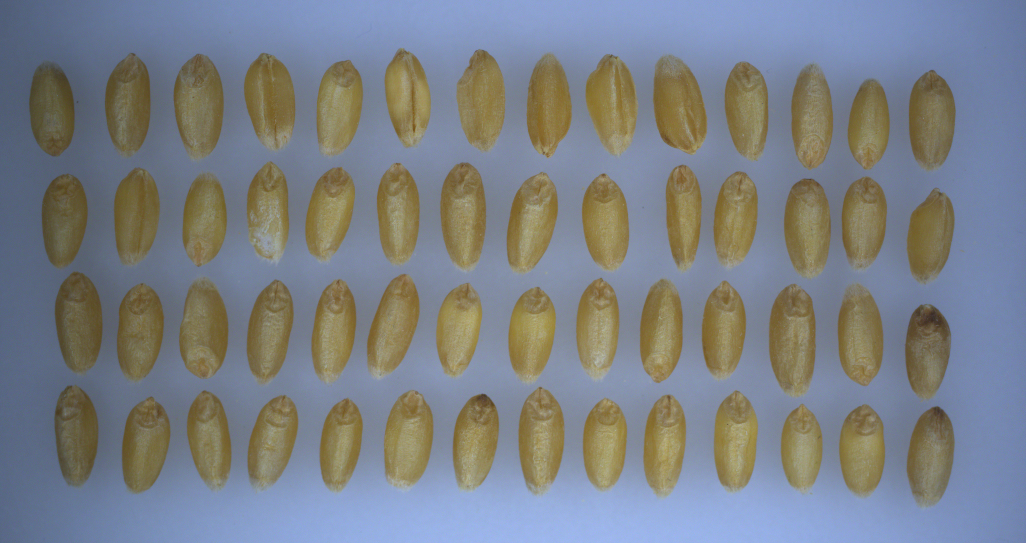
#> input picture image processing codes/KODLAR9_Esikleme_Threshold/KODLAR9_Esikleme_Threshold/Resim2_Coklu_Bugday.png, 1026 x 543 px
$ python K9_3_RESIM_RENKLI_Esikleme_Threshold_BINARY_vers2.py
#> lines starting #> are read from the running program, lines starting #| are printed output that depends on the picture; after the words box and inside, x2 and y2 are one past the last pixel; in counts of white or black regions, pixels touching at a corner belong together
# -*- coding: utf-8 -*-
"""
Created on Tue Mar 26 02:40:05 2024

@author: muozi
"""
import cv2
import numpy as np
import matplotlib.pyplot as plt

# Renkli görüntüyü oku
img = cv2.imread('Resim2_Coklu_Bugday.png')
#> img is the input picture: shape (543, 1026, 3); mean B, G, R 134.1, 128.1, 123.2

# Eşikleme işlemi uygula (cv2.THRESH_BINARY)
# Piksel değerleri eşik değerinden büyükse, 255 (beyaz) değerini alır, aksi halde 0 (siyah) değerini alır.
# renkli bir görüntü verildiğinde her bir kanal üzerinde ayrı ayrı eşikleme işlemi yapar.
# Örneğin, bir RGB renkli görüntü verildiğinde, bu işlev her bir kanal için ayrı ayrı eşikleme işlemi yapar
# ve sonuç olarak her bir kanalda ayrı bir eşiklenmiş görüntü elde eder. Daha sonra, bu eşiklenmiş görüntüler
# birleştirilerek renkli bir görüntü elde edilir. Bu şekilde, her bir kanalın eşiklenmiş hali korunur ve
# renkli görüntünün genel yapısı bozulmaz.

# KULLANIŞLI BİR YAKLAŞIM DEĞİLDİR VE GENEL OLARAK KULLANILMAZ. GORUNTU GRİ SEVİYEYE ÇEKİLMELİDİR
ret1, thresh1 = cv2.threshold(img, 150, 255, cv2.THRESH_BINARY)
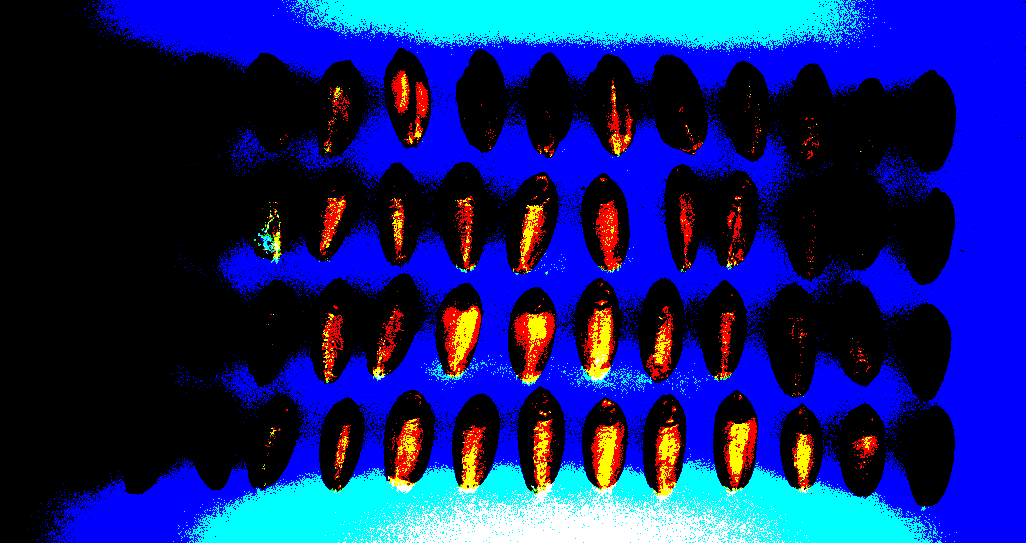
#> thresh1: shape (543, 1026, 3); mean B, G, R 111.6, 33.9, 17.3

# Gri seviye resmin histogramını hesapla
#eğer renkli bir görüntü verilirse, bu işlev otomatik olarak görüntüyü gri seviyeye dönüştürüp
# histogramı gri tonlamalı görüntü üzerinde hesaplar. Yani, renkli bir görüntü verildiğinde bile,
# bu kod gri seviye histogramı çıkaracaktır.
hist = cv2.calcHist([img], [0], None, [256], [0, 256])
#> hist = 256 values, max 6809 at index 165, min 0 at index 0, mean 2176.2

# Histogramı çiz
plt.plot(hist, color='b')
plt.title('Renkli Resim Histogramı')
plt.show()
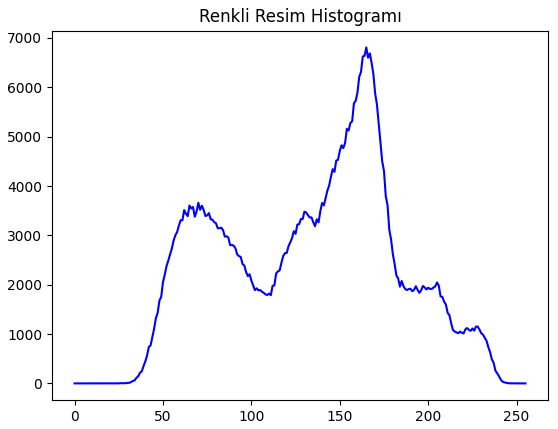
#> figure drawn by matplotlib, 1 panel; curve peaks at x = 165, y = 6809

# Resimleri göster
cv2.imshow("RENKLI", img)
cv2.imshow("THRESH_BINARY", thresh1)

# Bekle ve ekrandan çık
cv2.waitKey(0)
cv2.destroyAllWindows()

$ run again, with image processing codes/KODLAR9_Esikleme_Threshold/KODLAR9_Esikleme_Threshold/Resim11_Rontgen_Skolyoz.png copied over image processing codes/KODLAR9_Esikleme_Threshold/KODLAR9_Esikleme_Threshold/Resim2_Coklu_Bugday.png
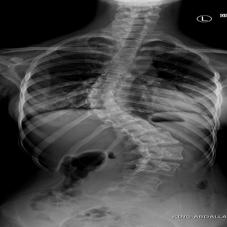
#> input picture image processing codes/KODLAR9_Esikleme_Threshold/KODLAR9_Esikleme_Threshold/Resim11_Rontgen_Skolyoz.png, 227 x 227 px
#> img is the input picture: shape (227, 227, 3); min 0, max 244, mean 69.5
#> `ret1, thresh1 = cv2.threshold(img, 150, 255, cv2.THRESH_BINARY)`:
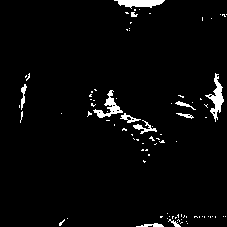
#> thresh1: shape (227, 227, 3); 3.2% white; 89 white regions (78 under 20 px), largest, box (x1, y1, x2, y2) and area: (205, 73, 224, 122) 320, (114, 0, 165, 9) 287, (93, 90, 123, 118) 261
#> hist = 256 values, max 7453 at index 0, min 0 at index 218, mean 201.3
#> `plt.show()`:
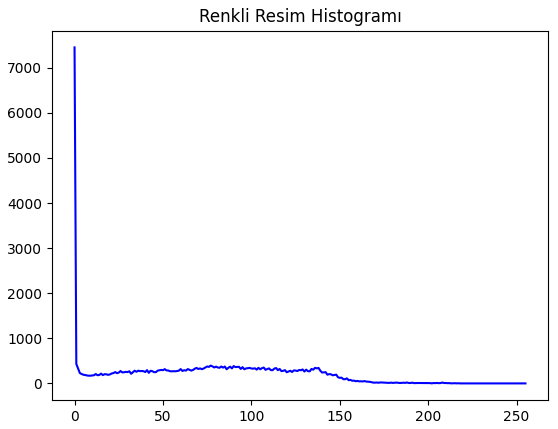
#> figure drawn by matplotlib, 1 panel; curve peaks at x = 0, y = 7453

$ run again, with image processing codes/KODLAR9_Esikleme_Threshold/KODLAR9_Esikleme_Threshold/Resim12_Rontgen_Olisthesis.png copied over image processing codes/KODLAR9_Esikleme_Threshold/KODLAR9_Esikleme_Threshold/Resim2_Coklu_Bugday.png
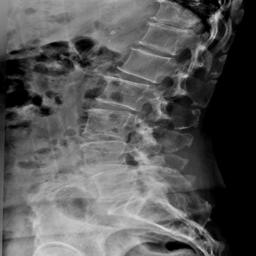
#> input picture image processing codes/KODLAR9_Esikleme_Threshold/KODLAR9_Esikleme_Threshold/Resim12_Rontgen_Olisthesis.png, 256 x 256 px
#> img is the input picture: shape (256, 256, 3); min 0, max 223, mean 87.7
#> `ret1, thresh1 = cv2.threshold(img, 150, 255, cv2.THRESH_BINARY)`:
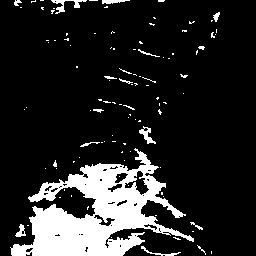
#> thresh1: shape (256, 256, 3); 14.9% white; 104 white regions (90 under 20 px), largest, box (x1, y1, x2, y2) and area: (10, 148, 194, 256) 8543, (51, 0, 87, 14) 152, (139, 126, 156, 144) 119
#> hist = 256 values, max 9230 at index 0, min 0 at index 219, mean 256
#> `plt.show()`:
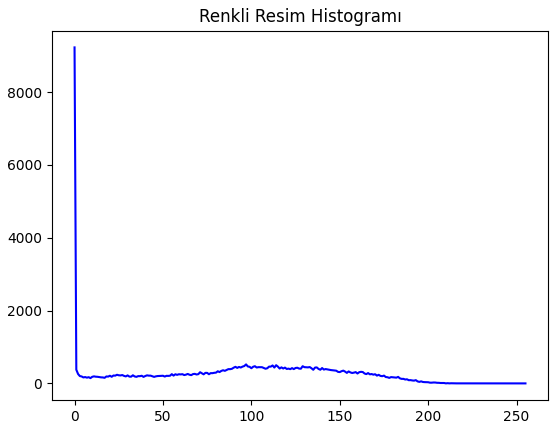
#> figure drawn by matplotlib, 1 panel; curve peaks at x = 0, y = 9230
